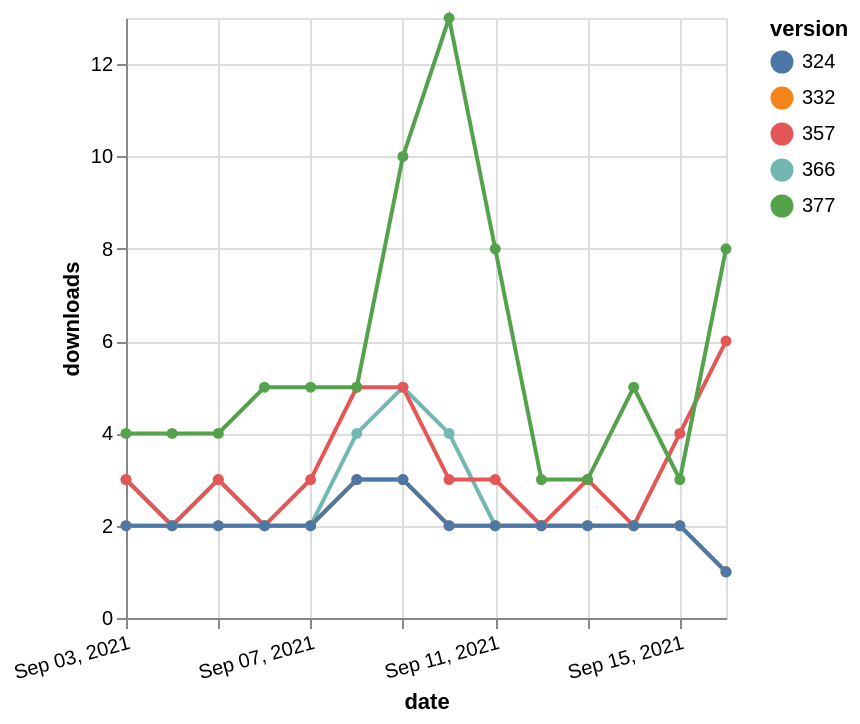

Here is the Vega-Lite specification saved for this chart:
### Vega-Lite specification from a JSON file in a GitHub repository (floating-point values rounded to 4 significant figures)
{"$schema": "https://vega.github.io/schema/vega-lite/v5.json", "description": "A simple bar chart with embedded data.", "data": {"values": [{"date": "2021-09-03", "total": 4719, "delta": 3, "version": "366"}, {"date": "2021-09-04", "total": 4721, "delta": 2, "version": "366"}, {"date": "2021-09-05", "total": 4724, "delta": 3, "version": "366"}, {"date": "2021-09-06", "total": 4726, "delta": 2, "version": "366"}, {"date": "2021-09-07", "total": 4728, "delta": 2, "version": "366"}, {"date": "2021-09-08", "total": 4732, "delta": 4, "version": "366"}, {"date": "2021-09-09", "total": 4737, "delta": 5, "version": "366"}, {"date": "2021-09-10", "total": 4741, "delta": 4, "version": "366"}, {"date": "2021-09-11", "total": 4743, "delta": 2, "version": "366"}, {"date": "2021-09-12", "total": 4745, "delta": 2, "version": "366"}, {"date": "2021-09-13", "total": 4747, "delta": 2, "version": "366"}, {"date": "2021-09-14", "total": 4749, "delta": 2, "version": "366"}, {"date": "2021-09-15", "total": 4751, "delta": 2, "version": "366"}, {"date": "2021-09-16", "total": 4752, "delta": 1, "version": "366"}, {"date": "2021-09-03", "total": 7501, "delta": 3, "version": "357"}, {"date": "2021-09-04", "total": 7503, "delta": 2, "version": "357"}, {"date": "2021-09-05", "total": 7506, "delta": 3, "version": "357"}, {"date": "2021-09-06", "total": 7508, "delta": 2, "version": "357"}, {"date": "2021-09-07", "total": 7511, "delta": 3, "version": "357"}, {"date": "2021-09-08", "total": 7516, "delta": 5, "version": "357"}, {"date": "2021-09-09", "total": 7521, "delta": 5, "version": "357"}, {"date": "2021-09-10", "total": 7524, "delta": 3, "version": "357"}, {"date": "2021-09-11", "total": 7527, "delta": 3, "version": "357"}, {"date": "2021-09-12", "total": 7529, "delta": 2, "version": "357"}, {"date": "2021-09-13", "total": 7532, "delta": 3, "version": "357"}, {"date": "2021-09-14", "total": 7534, "delta": 2, "version": "357"}, {"date": "2021-09-15", "total": 7538, "delta": 4, "version": "357"}, {"date": "2021-09-16", "total": 7544, "delta": 6, "version": "357"}, {"date": "2021-09-03", "total": 6227, "delta": 2, "version": "332"}, {"date": "2021-09-04", "total": 6229, "delta": 2, "version": "332"}, {"date": "2021-09-05", "total": 6231, "delta": 2, "version": "332"}, {"date": "2021-09-06", "total": 6233, "delta": 2, "version": "332"}, {"date": "2021-09-07", "total": 6235, "delta": 2, "version": "332"}, {"date": "2021-09-08", "total": 6238, "delta": 3, "version": "332"}, {"date": "2021-09-09", "total": 6241, "delta": 3, "version": "332"}, {"date": "2021-09-10", "total": 6243, "delta": 2, "version": "332"}, {"date": "2021-09-11", "total": 6245, "delta": 2, "version": "332"}, {"date": "2021-09-12", "total": 6247, "delta": 2, "version": "332"}, {"date": "2021-09-13", "total": 6249, "delta": 2, "version": "332"}, {"date": "2021-09-14", "total": 6251, "delta": 2, "version": "332"}, {"date": "2021-09-15", "total": 6253, "delta": 2, "version": "332"}, {"date": "2021-09-16", "total": 6254, "delta": 1, "version": "332"}, {"date": "2021-09-03", "total": 4919, "delta": 4, "version": "377"}, {"date": "2021-09-04", "total": 4923, "delta": 4, "version": "377"}, {"date": "2021-09-05", "total": 4927, "delta": 4, "version": "377"}, {"date": "2021-09-06", "total": 4932, "delta": 5, "version": "377"}, {"date": "2021-09-07", "total": 4937, "delta": 5, "version": "377"}, {"date": "2021-09-08", "total": 4942, "delta": 5, "version": "377"}, {"date": "2021-09-09", "total": 4952, "delta": 10, "version": "377"}, {"date": "2021-09-10", "total": 4965, "delta": 13, "version": "377"}, {"date": "2021-09-11", "total": 4973, "delta": 8, "version": "377"}, {"date": "2021-09-12", "total": 4976, "delta": 3, "version": "377"}, {"date": "2021-09-13", "total": 4979, "delta": 3, "version": "377"}, {"date": "2021-09-14", "total": 4984, "delta": 5, "version": "377"}, {"date": "2021-09-15", "total": 4987, "delta": 3, "version": "377"}, {"date": "2021-09-16", "total": 4995, "delta": 8, "version": "377"}, {"date": "2021-09-03", "total": 3609, "delta": 2, "version": "324"}, {"date": "2021-09-04", "total": 3611, "delta": 2, "version": "324"}, {"date": "2021-09-05", "total": 3613, "delta": 2, "version": "324"}, {"date": "2021-09-06", "total": 3615, "delta": 2, "version": "324"}, {"date": "2021-09-07", "total": 3617, "delta": 2, "version": "324"}, {"date": "2021-09-08", "total": 3620, "delta": 3, "version": "324"}, {"date": "2021-09-09", "total": 3623, "delta": 3, "version": "324"}, {"date": "2021-09-10", "total": 3625, "delta": 2, "version": "324"}, {"date": "2021-09-11", "total": 3627, "delta": 2, "version": "324"}, {"date": "2021-09-12", "total": 3629, "delta": 2, "version": "324"}, {"date": "2021-09-13", "total": 3631, "delta": 2, "version": "324"}, {"date": "2021-09-14", "total": 3633, "delta": 2, "version": "324"}, {"date": "2021-09-15", "total": 3635, "delta": 2, "version": "324"}, {"date": "2021-09-16", "total": 3636, "delta": 1, "version": "324"}]}, "width": "container", "mark": {"type": "line", "point": {"filled": true}}, "encoding": {"x": {"field": "date", "type": "temporal", "timeUnit": "yearmonthdate", "title": "date", "axis": {"labelAngle": -15}}, "y": {"field": "delta", "type": "quantitative", "title": "downloads"}, "color": {"field": "version", "type": "nominal"}, "tooltip": {"field": "delta"}}}
